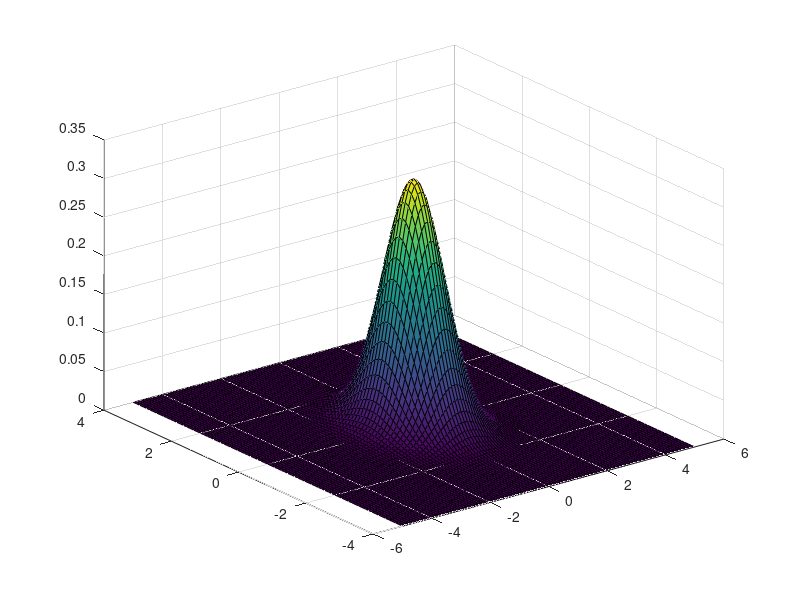

Here is the MATLAB script that generated this plot: (Note: this script raises an error after producing the figure.)
num =100000;
x2 = unifrnd(0,1,[num,1]);
x1 = unifrnd(0,1,[num,1]);
X2 = max(x2,x1);
X1 = unifrnd(0,X2);
data1 = [X2,X1];

hist3(data1,[50 50]);
xlabel('X2')
ylabel('X1')


mu = [0,0]; %// data
sigma = [.5 0; 0 .5]; %// data
x = -5:.1:5; %// x axis
y = -4:.1:4; %// y axis

[X Y] = meshgrid(x,y); %// all combinations of x, y
Z = mvnpdf([X(:) Y(:)],mu,sigma); %// compute Gaussian pdf
Z = reshape(Z,size(X)); %// put into same size as X, Y
%// contour(X,Y,Z), axis equal  %// contour plot; set same scale for x and y...
surf(X,Y,Z) %// ... or 3D plot


str='oil.fig';
imread(str)
num =5;
x2 = unifrnd(0,1,[num,num]);
x1 = unifrnd(0,1,[num,1]);
X2 = max(x2,x1);
X1 = unifrnd(0,X2);
[X, Y] = meshgrid(X2,X1); %// all combinations of x, y
Z = repmat(ones(1)*2,[size(X,1),size(Y,1)]);

surf(X,Y,Z) %// ... or 3D plot



num =500;
x2 = unifrnd(0,1,[num,num]);
x1 = unifrnd(0,x2);
Z = repmat(ones(1)*2,[num,num]);
mesh(x2,x1,Z)

xlabel('X2')
ylabel('X1')
zlabel('f(x1,x2)')


for j=1:5000
    i = randi([0,num-1])+1;
    j = randi([0,num-1])+1;
    x1(i,j) = 0;
    Z(i,j) = 0;
end
for j=1:5000
    i = randi([0,num-1])+1;
    j = randi([0,num-1])+1;
    x1(i,j) = 0;
    Z(i,j) = 2;
end

for j=1:5000
    i = randi([0,num-1])+1;
    j = randi([0,num-1])+1;
    x2(i,j) = 1;
    Z(i,j) = 2;
end



num =100;
x2 = round(unifrnd(0,1,[num,num]),1);
x1 = round(unifrnd(0,1,[num,num]),1);
z = x2-x1>0;
Z = z*2;
mesh(x2,x1,Z)




num =500;
x2 = unifrnd(0,1,[num,num]);
x1 = unifrnd(0,x2);
Z = repmat(ones(1)*2,[num,num]);
stem3(x2,x1,Z)
xlabel('X2')
ylabel('X1')
zlabel('f(x1,x2)')


for j=1:10
   i = randi([0,num-1])+1;
   x2(i) = 1;
   x1(i) = 0;
end
for j=1:10
   i = randi([0,num-1])+1;
   x2(i) = 1;
end
for j=1:10
   i = randi([0,num-1])+1;
   x1(i) = 0;
end

